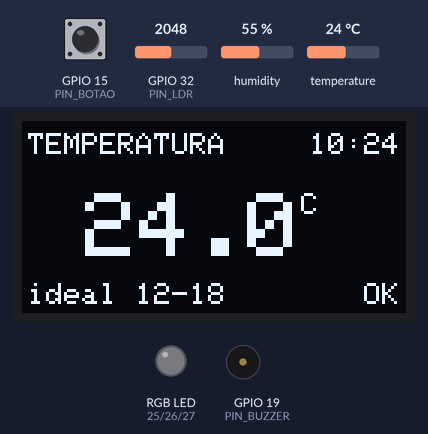
This sketch was run on a simulated ESP32. Shown: 128×64 one-colour display, an RGB LED mixed from three pins (HIGH = lit), buzzer (waves = sounding, pin HIGH). The test bench sets the inputs (shaded band); at power-on: GPIO 15 (PIN_BOTAO) HIGH, GPIO 32 (PIN_LDR) = 2048, humidity 55 %, temperature 24 °C. WiFi joins after 1.5 s; servers stay silent unless stated; the local clock reads 2024-03-15 10:24:30 at power-on unless the sketch sets it; EEPROM starts erased; no MQTT or app messages arrive unless stated; what the sketch prints to the serial monitor is not drawn.

Above: at 7.4 s.
7.5 s: GPIO 15 (PIN_BOTAO) pulled LOW for 0.15 s
At 8.7 s:
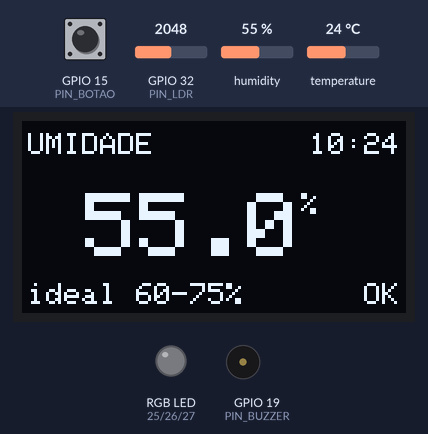
9.1 s: GPIO 15 (PIN_BOTAO) pulled LOW for 1 s
At 11.2 s:
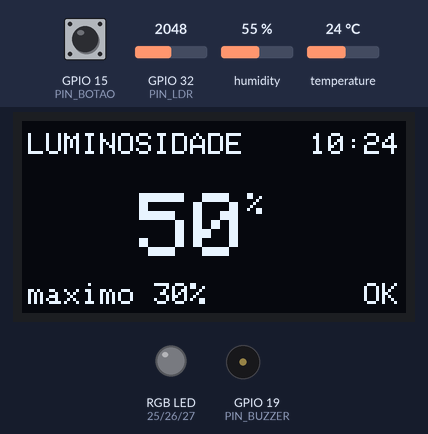
11.6 s: GPIO 15 (PIN_BOTAO) pulled LOW for 0.15 s
At 12.9 s:
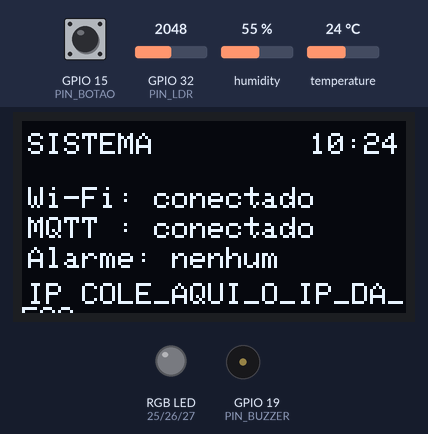
13.2 s: GPIO 15 (PIN_BOTAO) pulled LOW for 3.2 s
At 17.3 s:
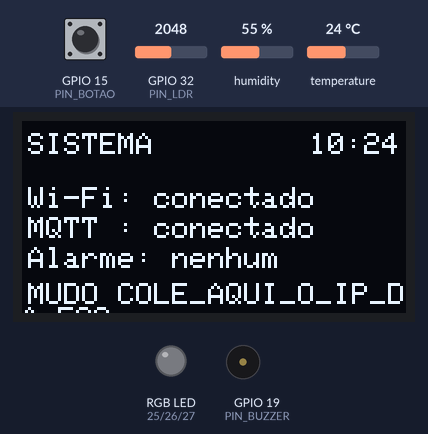
17.9 s: GPIO 15 (PIN_BOTAO) pulled LOW for 3.2 s
At 21.9 s:
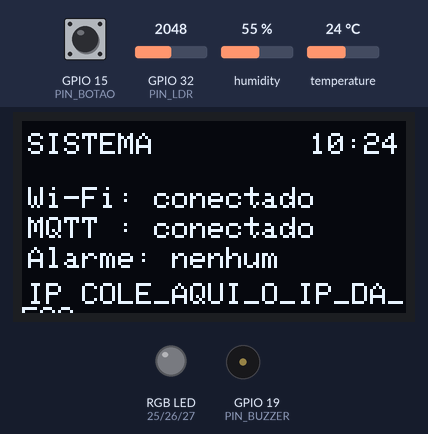
22.6 s: GPIO 15 (PIN_BOTAO) pulled LOW for 0.15 s
At 31.6 s:
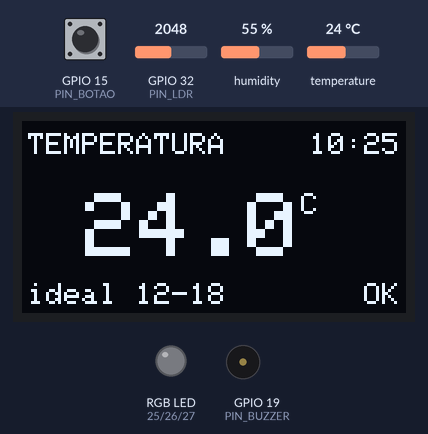
Timing chart, 0 to 31.9 s (numbered marks = the images above; inputs shaded):
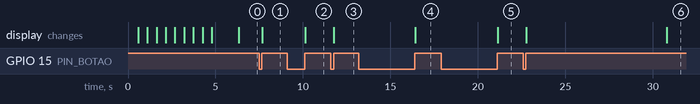

Measured:
- after the input at 7.5 s, the display: changes after 0.18 s (image 1)
- after the input at 9.1 s, the display: changes after 1.0 s (image 2)
- after the input at 11.6 s, the display: changes after 0.18 s (image 3)
- after the input at 13.2 s, the display: changes after 3.2 s (image 4)
- after the input at 17.9 s, the display: changes after 3.2 s (image 5)
- after the input at 22.6 s, the display: first changes after 0.18 s (image 6 shows a later state)

The sketch:

sketch.ino
```cpp
// Vinho no Display IoT - ESP32 + FIWARE (IoT Agent UltraLight / MQTT)
// Sensores: DHT11 (temperatura/umidade) e LDR (luminosidade, escala 0-100 %)
// Saídas: OLED SSD1306 (faixa amarela = 16 primeiras linhas), buzzer e LED RGB
// Entrada: UM botão (toque = troca a tela; toque longo = silencia o buzzer)
//
// QUEM DECIDE O ALERTA: a aplicação (front-end ASP.NET). Ela calcula a MÉDIA das últimas
// leituras, compara com os limites e manda o comando "alerta" (máscara de bits) ao ESP32,
// passando pelo Orion -> IoT Agent -> MQTT. O ESP32 só executa: LED, buzzer e display.
// Sem alerta (máscara 0) LED e buzzer ficam DESLIGADOS.
//
// Tópicos (service group com apikey "TEF", dispositivo "vinho001"):
//   publica   /TEF/vinho001/attrs   -> a|mask|t|15.3|h|68.0|l|12
//                                      (u = uptime em segundos, sinal de vida)
//                                   -> tn|13.0|tx|18.0|hn|60.0|hx|75.0|lx|30.0
//   recebe    /TEF/vinho001/cmd     -> vinho001@alerta|5        (máscara: 1 temp, 2 umid, 4 luz)
//                                   -> vinho001@config|13.0,18.0,60.0,75.0,30.0
//                                   -> vinho001@testealerta|
//   confirma  /TEF/vinho001/cmdexe  -> vinho001@config|ok
#include <WiFi.h>
#include <PubSubClient.h>
#include <Preferences.h>
#include <Wire.h>
#include <Adafruit_GFX.h>
#include <Adafruit_SSD1306.h>
#include <DHT.h>
#include <time.h>

// Tipo declarado no topo: o Arduino gera prototipos de funcoes antes do codigo
struct PadraoAlerta { bool r, g, b; int periodo; int hz; };

// ---------- Configurações (edite aqui) ----------
const char* WIFI_SSID   = "Wokwi-GUEST";         // no ESP32 real: sua rede 2,4 GHz
const char* WIFI_PASS   = "";
const char* BROKER_MQTT = "COLE_AQUI_O_IP_DA_EC2";   // padrão; troque sem regravar: digite  broker 1.2.3.4  no Serial Monitor
const int   BROKER_PORT = 1883;
const char* ID_MQTT     = "fiware_vinho001";
const char* DEVICE_ID   = "vinho001";
const char* T_CMD       = "/TEF/vinho001/cmd";
const char* T_CMDEXE    = "/TEF/vinho001/cmdexe";
const char* T_ATTRS     = "/TEF/vinho001/attrs";

const long  FUSO_SEGUNDOS = -3 * 3600;           // UTC-3 (Brasília)

// ---------- Pinos ----------
const int PIN_DHT = 4;
const int PIN_LDR = 32;        // ADC1 (funciona junto com o Wi-Fi)
const int PIN_BUZZER = 19;
const int PIN_R = 25, PIN_G = 26, PIN_B = 27;   // LED RGB cátodo comum
const int PIN_BOTAO = 15;      // INPUT_PULLUP, outro lado no GND
const int PIN_SDA = 21, PIN_SCL = 22;
const bool LDR_INVERTIDO = false;               // true se o módulo LDR der leitura MENOR com mais luz
// Conversão do LDR: ADC de 12 bits (0..4095) -> luminosidade de 0 a 100 %  (0 = escuro, 100 = muito claro)

// Sensor DHT: ESTE arquivo é para o WOKWI, que só simula o DHT22.
// No ESP32 real (DHT11) use firmware/VinhoNoDisplay/VinhoNoDisplay.ino, onde TIPO_DHT é DHT11.
#define TIPO_DHT DHT22

// ---------- Display ----------
#define LARGURA 128
#define ALTURA 64
#define FAIXA_AMARELA 16        // em módulos bicolores, as 16 primeiras linhas são amarelas
Adafruit_SSD1306 oled(LARGURA, ALTURA, &Wire, -1);

// ---------- Objetos ----------
DHT dht(PIN_DHT, TIPO_DHT);
WiFiClient espClient;
PubSubClient MQTT(espClient);
Preferences prefs;

// ---------- Limites (gravados na flash) ----------
float tempMin = 12, tempMax = 18, umidMin = 60, umidMax = 75, luzMax = 30;

// ---------- Alarmes (bits) ----------
const int AL_TEMP = 1, AL_UMID = 2, AL_LUZ = 4, AL_SENSOR = 8;

// ---------- Estado ----------
float temperatura = NAN, umidade = NAN;
int luminosidade = 0;
int alarmeApp = 0;                               // máscara pedida pela aplicação (bits 1, 2, 4)
bool sensorFalhou = false;                       // falha de leitura do DHT (detectada aqui)
int alarme = 0, alarmeAnterior = -1;             // alarme = alarmeApp | AL_SENSOR; é o que vai no atributo "alarm"
bool mudo = false;                               // toque longo silencia o buzzer
unsigned long testeIni = 0, testeAte = 0;        // comando "testealerta": mostra os 3 padrões
String brokerAtual;                              // IP do FIWARE (salvo na flash; ver comando "broker")
int tela = 0;                                    // 0 temp, 1 umid, 2 luz, 3 sistema
const int NUM_TELAS = 4;
unsigned long tSensor = 0, tEnvio = 0, tMqtt = 0, tWifi = 0, tTela = 0, tPress = 0;
unsigned long alertaAte = 0;                     // animação de alerta ativa até este instante
String alertaTexto = "";
bool botaoAnterior = false;
bool telaForcada = true;                         // redesenha já (troca de tela, mudança de alarme)

// ================= LED / BUZZER =================
void cor(bool r, bool g, bool b) { digitalWrite(PIN_R, r); digitalWrite(PIN_G, g); digitalWrite(PIN_B, b); }

void buzzerInit() {
#if ESP_ARDUINO_VERSION_MAJOR >= 3
  ledcAttach(PIN_BUZZER, 2000, 8);
#else
  ledcSetup(4, 2000, 8); ledcAttachPin(PIN_BUZZER, 4);
#endif
}
void buzzerTom(int hz) {
#if ESP_ARDUINO_VERSION_MAJOR >= 3
  ledcWriteTone(PIN_BUZZER, hz);
#else
  ledcWriteTone(4, hz);
#endif
}

// ================= ANIMAÇÃO INICIAL =================
// Port da animação original (LCD 16x2, image00..image09): um vinho é servido
// numa taça e, no fim, aparece "Vinho no display". 10 quadros de 500 ms (o último
// fica 1500 ms), como no código original. A garrafa fica na faixa amarela.
const int GX = 56;             // centro da taça
const int GY = 20;             // topo da taça

void desenhaTaca(int nivel) {  // nivel 0..4
  const int altCopo = 18;
  for (int r = 0; r < altCopo; r++) {                       // contorno (trapézio)
    int meio = 13 - (r * 7) / altCopo;
    oled.drawPixel(GX - meio, GY + r, SSD1306_WHITE);
    oled.drawPixel(GX + meio, GY + r, SSD1306_WHITE);
  }
  oled.drawFastHLine(GX - 13, GY, 27, SSD1306_WHITE);
  oled.drawLine(GX - 6, GY + altCopo, GX + 6, GY + altCopo, SSD1306_WHITE);
  oled.drawFastVLine(GX, GY + altCopo, 10, SSD1306_WHITE);  // haste
  oled.drawFastHLine(GX - 7, GY + altCopo + 10, 15, SSD1306_WHITE);  // base
  int linhas = (nivel * altCopo) / 4;                       // vinho
  for (int r = altCopo - linhas; r < altCopo; r++) {
    int meio = 13 - (r * 7) / altCopo;
    oled.drawFastHLine(GX - meio, GY + r, meio * 2 + 1, SSD1306_WHITE);
  }
}

void desenhaGarrafaEmPe() {    // garrafa em pé, à direita, dentro da faixa amarela
  oled.drawRect(98, 7, 12, 9, SSD1306_WHITE);
  oled.drawRect(102, 0, 4, 7, SSD1306_WHITE);
}
void desenhaGarrafaInclinada() { // inclinada sobre a taça: boca em x=GX
  oled.drawRect(GX + 6, 2, 28, 11, SSD1306_WHITE);   // corpo
  oled.drawRect(GX - 4, 5, 10, 5, SSD1306_WHITE);    // gargalo
}
void desenhaFio(int tam) {     // fio de vinho caindo da boca até a taça
  int ate = GY + 2;
  int fim = (tam >= 3) ? ate : 10 + tam * 3;
  for (int y = 10; y <= fim; y++) oled.drawPixel(GX - 4, y, SSD1306_WHITE);
}

void quadroAnimacao(int q) {
  oled.clearDisplay();
  switch (q) {
    case 0: desenhaGarrafaEmPe(); desenhaTaca(0); break;
    case 1: desenhaGarrafaInclinada(); desenhaFio(1); desenhaTaca(0); break;
    case 2: desenhaGarrafaInclinada(); desenhaFio(2); desenhaTaca(0); break;
    case 3: desenhaGarrafaInclinada(); desenhaFio(3); desenhaTaca(1); break;
    case 4: desenhaGarrafaInclinada(); desenhaFio(3); desenhaTaca(2); break;
    case 5: desenhaGarrafaInclinada(); desenhaFio(3); desenhaTaca(3); break;
    case 6: desenhaGarrafaInclinada(); desenhaFio(3); desenhaTaca(4); break;
    case 7: desenhaGarrafaEmPe(); desenhaTaca(4); break;
    case 8: desenhaTaca(4); break;
    case 9:
      desenhaTaca(4);
      oled.setTextSize(1); oled.setTextColor(SSD1306_WHITE);
      oled.setCursor(16, 56); oled.print(F("Vinho no display"));
      break;
  }
  oled.display();
}

void animacaoInicial() {
  for (int q = 0; q < 10; q++) {
    quadroAnimacao(q);
    delay(q == 9 ? 1500 : 500);
  }
}

// ================= LIMITES (flash) =================
void carregaLimites() {
  prefs.begin("vinho", true);
  tempMin = prefs.getFloat("tn", tempMin); tempMax = prefs.getFloat("tx", tempMax);
  umidMin = prefs.getFloat("hn", umidMin); umidMax = prefs.getFloat("hx", umidMax);
  luzMax = prefs.getFloat("lx", luzMax);
  prefs.end();
}
void salvaLimites() {
  prefs.begin("vinho", false);
  prefs.putFloat("tn", tempMin); prefs.putFloat("tx", tempMax);
  prefs.putFloat("hn", umidMin); prefs.putFloat("hx", umidMax);
  prefs.putFloat("lx", luzMax);
  prefs.end();
}

// ================= MQTT =================
void publicaLimites() {
  char b[100];
  snprintf(b, sizeof(b), "tn|%.1f|tx|%.1f|hn|%.1f|hx|%.1f|lx|%.1f", tempMin, tempMax, umidMin, umidMax, luzMax);
  MQTT.publish(T_ATTRS, b);
}

void publicaLeitura() {
  char b[120];
  int n = snprintf(b, sizeof(b), "a|%d", alarme);
  if (!isnan(temperatura)) n += snprintf(b + n, sizeof(b) - n, "|t|%.1f", temperatura);
  if (!isnan(umidade))     n += snprintf(b + n, sizeof(b) - n, "|h|%.1f", umidade);
  n += snprintf(b + n, sizeof(b) - n, "|l|%d", luminosidade);
  // uptime muda a cada mensagem: faz o Orion notificar o histórico e serve de "sinal de vida"
  snprintf(b + n, sizeof(b) - n, "|u|%lu", millis() / 1000);
  MQTT.publish(T_ATTRS, b);
  Serial.println(String("Publicado: ") + b);
}

void ack(const String& cmd, const char* info) {
  MQTT.publish(T_CMDEXE, (String(DEVICE_ID) + "@" + cmd + "|" + info).c_str());
}

String textoAlarme(int a);                             // definida mais abaixo

void iniciaAlerta(const String& texto) {
  alertaTexto = texto;
  alertaAte = millis() + 4000;
}

// Aplica a máscara de alertas pedida pela aplicação (bits 1 temp, 2 umid, 4 luz).
void aplicaAlerta(int mascara) {
  mascara &= (AL_TEMP | AL_UMID | AL_LUZ);
  if (mascara != alarmeApp) {
    mudo = false;                                      // alerta novo volta a soar
    if (mascara != 0) iniciaAlerta(textoAlarme(mascara));   // animação na faixa amarela
  }
  alarmeApp = mascara;
  alarme = alarmeApp | (sensorFalhou ? AL_SENSOR : 0);
  alarmeAnterior = -1;                                 // publica já, para a aplicação ver o eco no atributo alarm
  telaForcada = true;
}

bool aplicaConfig(const String& par) {
  float v[5]; int k = 0, ini = 0;
  for (int i = 0; i <= (int)par.length() && k < 5; i++) {
    if (i == (int)par.length() || par[i] == ',') { v[k++] = par.substring(ini, i).toFloat(); ini = i + 1; }
  }
  if (k != 5) return false;
  if (v[0] < -10 || v[1] > 40 || v[0] >= v[1]) return false;
  if (v[2] < 0 || v[3] > 100 || v[2] >= v[3]) return false;
  if (v[4] < 0 || v[4] > 100) return false;
  tempMin = v[0]; tempMax = v[1]; umidMin = v[2]; umidMax = v[3]; luzMax = v[4];
  salvaLimites();
  return true;
}

void mqttCallback(char* topic, byte* payload, unsigned int length) {
  String msg;
  for (unsigned int i = 0; i < length; i++) msg += (char)payload[i];
  Serial.println("Comando: " + msg);
  int at = msg.indexOf('@'), bar = msg.indexOf('|');
  if (at < 0 || bar < 0 || msg.substring(0, at) != DEVICE_ID) return;
  String cmd = msg.substring(at + 1, bar), par = msg.substring(bar + 1);

  if (cmd == "alerta") {
    aplicaAlerta(par.toInt());
    ack(cmd, "ok");
  } else if (cmd == "config") {
    if (aplicaConfig(par)) { ack(cmd, "ok"); publicaLimites(); }
    else ack(cmd, "erro");
  } else if (cmd == "testealerta") {
    iniciaAlerta("TESTE DE ALERTA");
    testeIni = millis(); testeAte = testeIni + 6000;   // 2 s de cada padrão: temperatura, umidade, luz
    ack(cmd, "ok");
  }
}

void conectaMqtt() {
  if (WiFi.status() != WL_CONNECTED || MQTT.connected()) return;
  if (millis() - tMqtt < 3000) return;
  tMqtt = millis();
  if (MQTT.connect(ID_MQTT)) {
    Serial.println("MQTT conectado");
    MQTT.subscribe(T_CMD);
    publicaLimites();
    alarmeAnterior = -1;        // força o envio da leitura
  } else Serial.println("MQTT falhou, tentando de novo...");
}

void conectaWifi() {
  // Nao reinicia a tentativa antes de 30 s: reiniciar a cada poucos segundos
  // impede a conexao de terminar (principalmente no Wokwi, que e lento)
  if (WiFi.status() == WL_CONNECTED || millis() - tWifi < 30000) return;
  tWifi = millis();
  Serial.println("Conectando ao Wi-Fi...");
  WiFi.disconnect();
  WiFi.begin(WIFI_SSID, WIFI_PASS, 6);
}

// ================= SENSORES / ALARMES =================
void leSensores() {
  float t = dht.readTemperature(), h = dht.readHumidity();
  temperatura = t; umidade = h;                       // NAN se o sensor falhar
  int raw = analogRead(PIN_LDR);
  luminosidade = map(raw, 0, 4095, 0, 100);
  if (LDR_INVERTIDO) luminosidade = 100 - luminosidade;

  // Os limites NÃO são comparados aqui: isso é feito pela aplicação (médias). Só a falha do sensor é local.
  sensorFalhou = isnan(t) || isnan(h);
  alarme = alarmeApp | (sensorFalhou ? AL_SENSOR : 0);
}

String textoAlarme(int a) {
  String s = "";
  if (a & AL_TEMP) s += "TEMPERATURA ";
  if (a & AL_UMID) s += "UMIDADE ";
  if (a & AL_LUZ) s += "LUZ ";
  if (a & AL_SENSOR) s += "SENSOR ";
  s.trim();
  return s;
}

// ================= TELAS =================
String horaAtual() {
  struct tm ti;
  if (!getLocalTime(&ti, 0)) return "--:--";
  char b[8]; strftime(b, sizeof(b), "%H:%M", &ti);
  return String(b);
}

void faixa(const char* titulo) {          // texto na faixa amarela (y 0..15)
  oled.setTextSize(1); oled.setTextColor(SSD1306_WHITE);
  oled.setCursor(2, 4); oled.print(titulo);
  String h = horaAtual();
  oled.setCursor(LARGURA - 2 - 6 * h.length(), 4); oled.print(h);
}

void telaValor(const char* titulo, String valor, const char* unidade, String faixaIdeal, bool fora) {
  oled.setTextSize(3);
  int larg = 18 * valor.length();
  oled.setCursor((LARGURA - larg - 14) / 2, 24); oled.print(valor);
  oled.setTextSize(1); oled.print(unidade);
  oled.setCursor(2, 54); oled.print(faixaIdeal);
  oled.setCursor(LARGURA - 2 - 6 * (fora ? 6 : 2), 54); oled.print(fora ? "ALERTA" : "OK");
}

void desenhaTela() {
  oled.clearDisplay();
  oled.setTextColor(SSD1306_WHITE);

  bool alerta = millis() < alertaAte;
  if (alerta) {                                       // animação na faixa amarela
    bool inv = (millis() / 250) % 2;
    if (inv) oled.fillRect(0, 0, LARGURA, FAIXA_AMARELA, SSD1306_WHITE);
    oled.setTextColor(inv ? SSD1306_BLACK : SSD1306_WHITE);
    oled.setTextSize(1);
    String txt = "!! ALERTA: " + alertaTexto + " !!   ";
    int larg = 6 * txt.length();
    int x = LARGURA - (int)((millis() / 30) % (larg + LARGURA));
    oled.setCursor(x, 4); oled.print(txt);
    oled.setTextColor(SSD1306_WHITE);
  } else {
    switch (tela) {
      case 0: faixa("TEMPERATURA"); break;
      case 1: faixa("UMIDADE"); break;
      case 2: faixa("LUMINOSIDADE"); break;
      default: faixa("SISTEMA"); break;
    }
  }

  char ideal[24];
  switch (tela) {
    case 0:
      snprintf(ideal, sizeof(ideal), "ideal %.0f-%.0f", tempMin, tempMax);
      if (isnan(temperatura)) telaValor("", "--", "", ideal, true);
      else telaValor("", String(temperatura, 1), "C", ideal, alarme & AL_TEMP);
      break;
    case 1:
      snprintf(ideal, sizeof(ideal), "ideal %.0f-%.0f%%", umidMin, umidMax);
      if (isnan(umidade)) telaValor("", "--", "", ideal, true);
      else telaValor("", String(umidade, 1), "%", ideal, alarme & AL_UMID);
      break;
    case 2:
      snprintf(ideal, sizeof(ideal), "maximo %.0f%%", luzMax);
      telaValor("", String(luminosidade), "%", ideal, alarme & AL_LUZ);
      break;
    default:
      oled.setTextSize(1);
      oled.setCursor(2, 22); oled.print("Wi-Fi: "); oled.print(WiFi.status() == WL_CONNECTED ? "conectado" : "sem rede");
      oled.setCursor(2, 32); oled.print("MQTT : "); oled.print(MQTT.connected() ? "conectado" : "desconectado");
      oled.setCursor(2, 42); oled.print("Alarme: "); oled.print(alarme ? textoAlarme(alarme) : String("nenhum"));
      oled.setCursor(2, 54); oled.print(mudo ? "MUDO " : "IP "); oled.print(brokerAtual);
      break;
  }
  oled.display();
}

// ================= LED RGB + BUZZER =================
// Tabela de alertas (README): cada grandeza tem cor, ritmo de pisca e tom próprios.
//   Temperatura: LED vermelho, pisca rápido (400 ms),   buzzer 1000 Hz
//   Umidade    : LED azul,     pisca médio  (800 ms),   buzzer 1500 Hz
//   Luminosid. : LED amarelo,  pisca lento  (1600 ms),  buzzer 2200 Hz
//   Sensor     : LED magenta,  pisca        (800 ms),   sem buzzer
// Mais de uma anomalia: vale a prioridade  temperatura > umidade > luminosidade > sensor.
// Sem anomalia: LED e buzzer DESLIGADOS. O buzzer soa só na fase "LED aceso" de cada pisca.

PadraoAlerta padraoDe(int causa) {
  switch (causa) {
    case AL_TEMP:  return {true, false, false, 400, 1000};
    case AL_UMID:  return {false, false, true, 800, 1500};
    case AL_LUZ:   return {true, true, false, 1600, 2200};
    default:       return {true, false, true, 800, 0};       // falha de sensor
  }
}

int causaPrincipal(int mascara) {
  if (mascara & AL_TEMP) return AL_TEMP;
  if (mascara & AL_UMID) return AL_UMID;
  if (mascara & AL_LUZ) return AL_LUZ;
  if (mascara & AL_SENSOR) return AL_SENSOR;
  return 0;
}

void atualizaSaidas() {
  static int ultimoTom = -1;                           // só mexe no PWM quando o tom muda (poupa CPU/simulador)
  int causa = causaPrincipal(alarme);
  if (millis() < testeAte) {                           // comando testealerta: percorre os 3 padrões
    int fase = ((millis() - testeIni) / 2000) % 3;
    causa = fase == 0 ? AL_TEMP : (fase == 1 ? AL_UMID : AL_LUZ);
  }

  bool ligado = false; int tom = 0;
  if (causa != 0) {
    PadraoAlerta p = padraoDe(causa);
    ligado = (millis() % p.periodo) < (unsigned long)(p.periodo / 2);
    cor(ligado && p.r, ligado && p.g, ligado && p.b);
    if (ligado && !mudo) tom = p.hz;
  } else {
    cor(false, false, false);                          // normalidade: tudo desligado
  }
  if (tom != ultimoTom) { ultimoTom = tom; buzzerTom(tom); }
}

// ================= BOTÃO =================
// Toque curto: próxima tela. Toque longo (>= 1,2 s): silencia/reativa o buzzer.
void leBotao() {
  bool pressionado = digitalRead(PIN_BOTAO) == LOW;
  if (pressionado && !botaoAnterior) tPress = millis();
  if (!pressionado && botaoAnterior && millis() - tPress > 40) {   // soltou (com debounce)
    if (millis() - tPress >= 1200) {
      mudo = !mudo;
      Serial.println(mudo ? "Buzzer mudo" : "Buzzer ativo");
    } else {
      tela = (tela + 1) % NUM_TELAS;
      Serial.println("Tela " + String(tela));
    }
    telaForcada = true;
  }
  botaoAnterior = pressionado;
}

// ================= SERIAL: IP DO FIWARE =================
// Learner Lab: o IP público muda a cada sessão. Sem regravar o firmware, digite no Serial Monitor:
//   broker 54.1.2.3     (grava na flash e reconecta)      broker     (mostra o atual)
void trataSerial() {
  if (!Serial.available()) return;
  String l = Serial.readStringUntil('\n'); l.trim();
  if (!l.startsWith("broker")) return;
  String ip = l.substring(6); ip.trim();
  if (ip.length() >= 7) {
    brokerAtual = ip;
    prefs.begin("vinho", false); prefs.putString("broker", ip); prefs.end();
    MQTT.disconnect();
    MQTT.setServer(brokerAtual.c_str(), BROKER_PORT);
    tMqtt = 0;
    Serial.println("Broker salvo: " + brokerAtual);
  } else {
    Serial.println("Broker atual: " + brokerAtual);
  }
}

// ================= ARDUINO =================
void setup() {
  Serial.begin(115200);
  pinMode(PIN_R, OUTPUT); pinMode(PIN_G, OUTPUT); pinMode(PIN_B, OUTPUT);
  pinMode(PIN_BOTAO, INPUT_PULLUP);
  buzzerInit();
  cor(false, false, false);

  Wire.begin(PIN_SDA, PIN_SCL);
  if (!oled.begin(SSD1306_SWITCHCAPVCC, 0x3C)) Serial.println("OLED nao encontrado");
  dht.begin();
  carregaLimites();
  prefs.begin("vinho", true); brokerAtual = prefs.getString("broker", BROKER_MQTT); prefs.end();

  animacaoInicial();                                   // animação original do projeto

  WiFi.mode(WIFI_STA);
  WiFi.begin(WIFI_SSID, WIFI_PASS, 6);   // canal 6 = conexao rapida no Wokwi
  tWifi = millis();
  configTime(FUSO_SEGUNDOS, 0, "pool.ntp.org", "time.nist.gov");
  MQTT.setServer(brokerAtual.c_str(), BROKER_PORT);
  MQTT.setCallback(mqttCallback);
  leSensores();
}

void loop() {
  conectaWifi();
  conectaMqtt();
  MQTT.loop();
  leBotao();
  trataSerial();

  if (millis() - tSensor >= 2000) {                    // DHT: no mínimo 2 s entre leituras
    tSensor = millis();
    bool falhaAntes = sensorFalhou;
    leSensores();
    if (sensorFalhou && !falhaAntes) iniciaAlerta("FALHA NO SENSOR");
  }

  // envia a cada 5 s e imediatamente quando o alarme muda (o atributo alarm é o eco do que a aplicação pediu)
  if (MQTT.connected() && (alarme != alarmeAnterior || millis() - tEnvio >= 5000)) {
    tEnvio = millis();
    alarmeAnterior = alarme;
    publicaLeitura();
  }

  // redesenha a cada 1 s (150 ms durante o alerta, para a animação); o I2C do OLED é a parte mais pesada
  unsigned long periodoTela = (millis() < alertaAte) ? 150 : 1000;
  if (telaForcada || millis() - tTela >= periodoTela) { telaForcada = false; tTela = millis(); desenhaTela(); }
  atualizaSaidas();
  delay(5);                                            // cede CPU (e deixa o Wokwi mais rápido)
}
```
